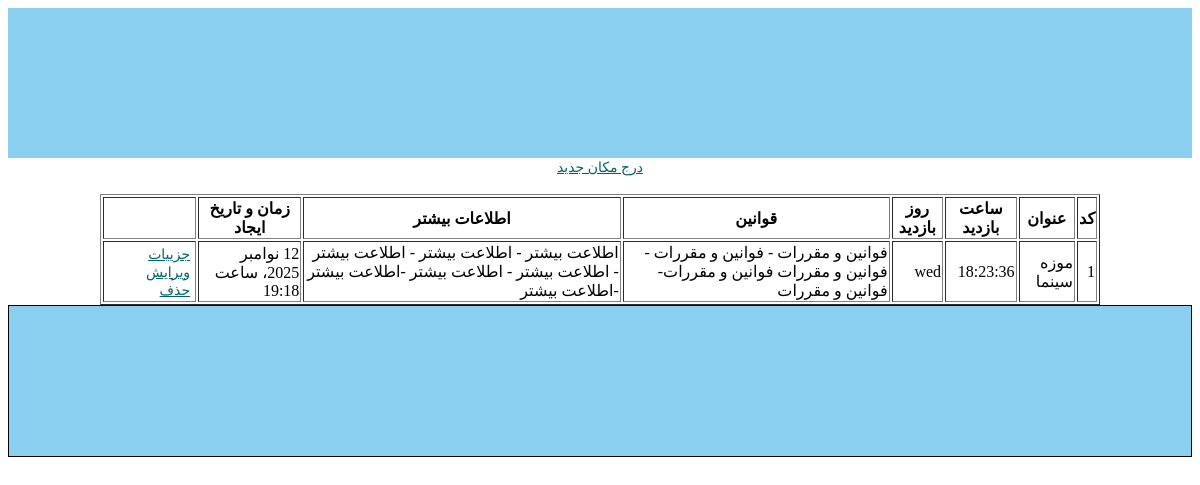
The app's page /introduction/list/, older data.
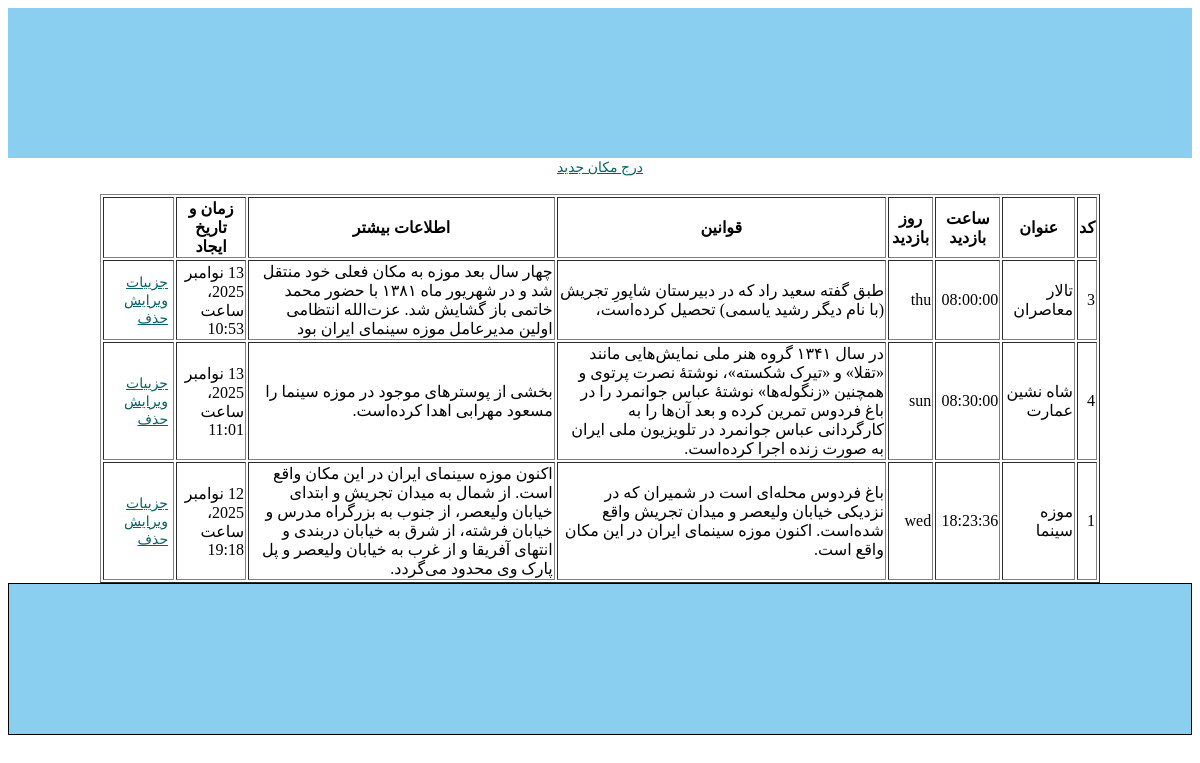
The same page, newer data.
### apps/introduction/models.py (models this page shows, shortened)
class Place (models.Model):
    code = models.CharField(max_length=50 , unique=True , help_text='کد یکتا برای مکان',verbose_name='کد')
    title = models.CharField(max_length=50 , help_text='نام مکان',verbose_name='عنوان')
    main_image = models.ImageField(upload_to='places/main_image', blank=True ,null=True,verbose_name='تصویر ')
    visiting_hours = models.CharField(max_length=255 , blank=True , null=True , verbose_name='ساعت بازدید')
    OPEN_DAY_CHOISES = [
        ('sat', 'شنبه'),
        ('sun', 'یک‌شنبه'),
        ('mon', 'دوشنبه'),
        ('tue', 'سه‌شنبه'),
        ('wed', 'چهارشنبه'),
        ('thu', 'پنج‌شنبه'),
        ('fri', 'جمعه'),
    ]
    open_days = models.CharField(max_length=100, choices=OPEN_DAY_CHOISES ,blank=True,null=True,verbose_name='روز بازدید')
    regulations = models.TextField(blank=True , null=True ,verbose_name='قوانین')
    more_info = models.TextField(blank=True,null=True,verbose_name='اطلاعات بیشتر')
    created_at = models.DateTimeField(auto_now_add=True,verbose_name='تاریخ ثبت مکان')

### apps/introduction/views.py (the view)
# urls.py: path('list/',Placelist.as_view(),name='Placelist'),
class Placelist(ListView):
    model=Place
    queryset=Place.objects.order_by('visiting_hours')
    paginate_by = 5

### templates/introduction/Place_list.html (shortened to what this page needs)
{% extends 'base.html' %}
{% block content %}
    <div style="text-align: center;">
        <a href="{% url 'PlaceCreate' %}" class="btn">درج مکان جدید</a>
    </div>
    <br>
    <table border="1" width="1000"  style="margin:0 auto ;">
        <tr>
            <th>کد</th>
            <th>عنوان</th>
            <th>ساعت بازدید</th>
            <th>روز بازدید</th>
            <th>قوانین</th>
            <th>اطلاعات بیشتر</th>
            <th>زمان و تاریخ ایجاد</th>
            <th></th>
        </tr>
        {% for place in object_list %}
            <tr>
                <td>{{place.code}}</td>
                <td>{{place.title}}</td>
                <td>{{place.visiting_hours}}</td>
                <td>{{place.open_days}}</td>
                <td>{{place.regulations}}</td>
                <td>{{place.more_info}}</td>
                <td>{{place.created_at}}</td>
                <td>
                    <a href="{% url 'PlaceDetail' place.pk %}" class="btn">جزییات</a>
                    <a href="{% url 'PlaceUpdate' place.pk %}" class="btn">ویرایش</a>
                    <a href="{% url 'PlaceDelete' place.pk %}" class="btn">حذف</a>
                </td>
            </tr>
        {% endfor %}
    </table>
{% endblock content %}

### templates/base.html (shortened to what this page needs)
{% load static %}
<!DOCTYPE html>
<html lang="en">
<head>
    <link rel="stylesheet" href="{% static 'css/style.css' %}">
    <link rel="stylesheet" href="{% static 'css/bootstrap-rtl.min.css' %}">
</head>
<body class="rtl">
    <header>
            <div  class="header">
            </div>
    </header>
    {% block content %}
    {% endblock content %}
    <footer>
        <div class="footer">
        </div>
    </footer>
</body>
</html>

### static/css/style.css (style rules this page uses)
body { direction: rtl; }
.header { height: 150px; background-color: rgb(138, 207, 240); display: flex; align-items: center; justify-content: center; font-family: Arial, sans-serif; color: white; font-size: 1.2rem; }
.footer { height: 150px; background: rgb(138,207,240); border: 1px solid; text-align: center; }
.btn { padding :.25rem .25rem .5rem ; font-size: .875rem; line-height: .5; border-radius: .2rem; color: #036366; }

Row changes from the older to the newer data that the page shows:
added Place: code "3", title "تالار معاصران", visiting_hours "08:00:00", open_days "thu", regulations "طبق گفته سعید راد که در دبیرستان شاپورِ تجریش (با نام دیگر رشید یاسمی) تحصیل کرده‌است،", more_info "چهار سال بعد موزه به مکان فعلی خود منتقل شد و در شهریور ماه ۱۳۸۱ با حضور محمد خاتمی باز گشایش شد. عزت‌الله انتظامی اولین مدیرعامل موزه سینمای ایران بود", created_at "13 نوامبر 2025، ساعت 10:53"
added Place: code "4", title "شاه نشین عمارت", visiting_hours "08:30:00", open_days "sun", regulations "در سال ۱۳۴۱ گروه هنر ملی نمایش‌هایی مانند «تقلا» و «تیرک شکسته»، نوشتهٔ نصرت پرتوی و همچنین «زنگوله‌ها» نوشتهٔ عباس جوانمرد را در باغ فردوس تمرین کرده و بعد آن‌ها را به کارگردانی عباس جوانمرد در تلویزیون ملی ایران به صورت زنده اجرا کرده‌است.", more_info "بخشی از پوسترهای موجود در موزه سینما را مسعود مهرابی اهدا کرده‌است.", created_at "13 نوامبر 2025، ساعت 11:01"
changed Place "موزه سینما": regulations "فوانین و مقررات - فوانین و مقررات - فوانین و مقررات فوانین و مقررات- فوانین و مقررات" → "باغ فردوس محله‌ای است در شمیران که در نزدیکی خیابان ولیعصر و میدان تجریش واقع شده‌است. اکنون موزه سینمای ایران در این مکان واقع است."; more_info "اطلاعت بیشتر - اطلاعت بیشتر - اطلاعت بیشتر - اطلاعت بیشتر - اطلاعت بیشتر -اطلاعت بیشتر -اطلاعت بیشتر" → "اکنون موزه سینمای ایران در این مکان واقع است. از شمال به میدان تجریش و ابتدای خیابان ولیعصر، از جنوب به بزرگراه مدرس و خیابان فرشته، از شرق به خیابان دربندی و انتهای آفریقا و از غرب به خیابان ولیعصر و پل پارک وی محدود می‌گردد."
